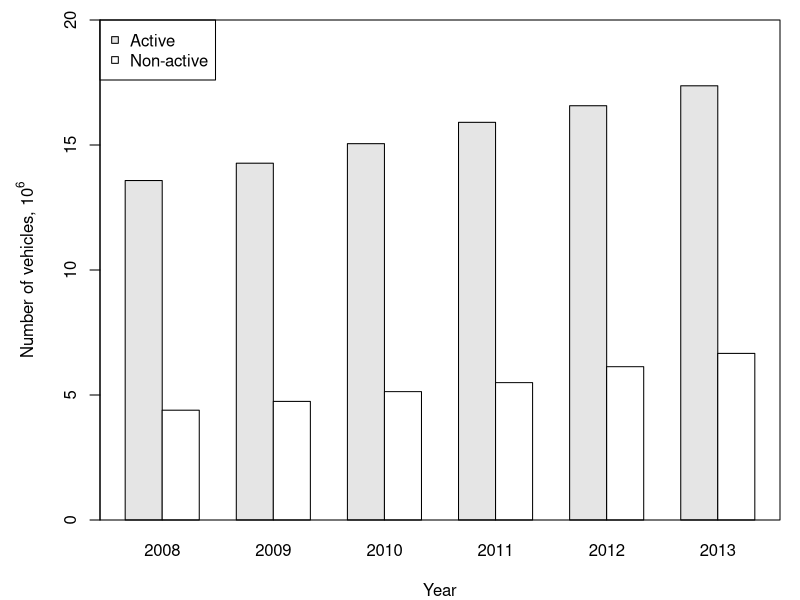
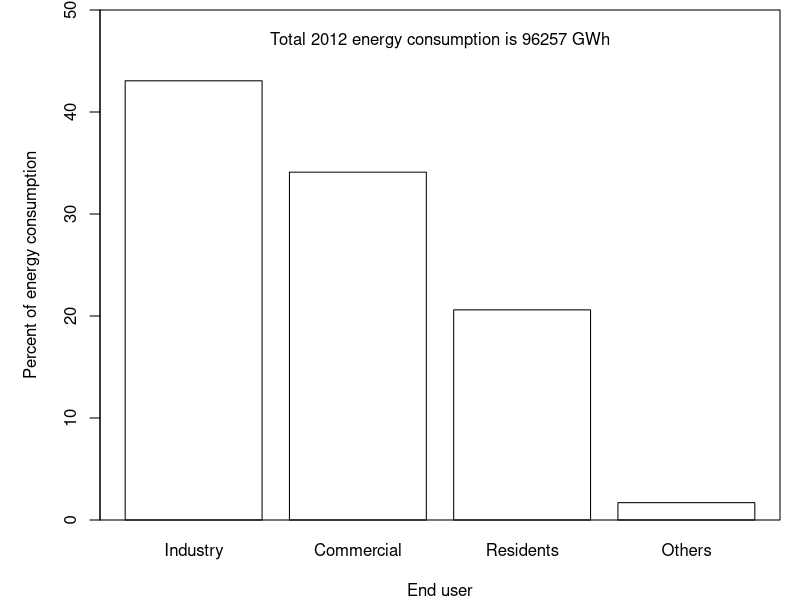
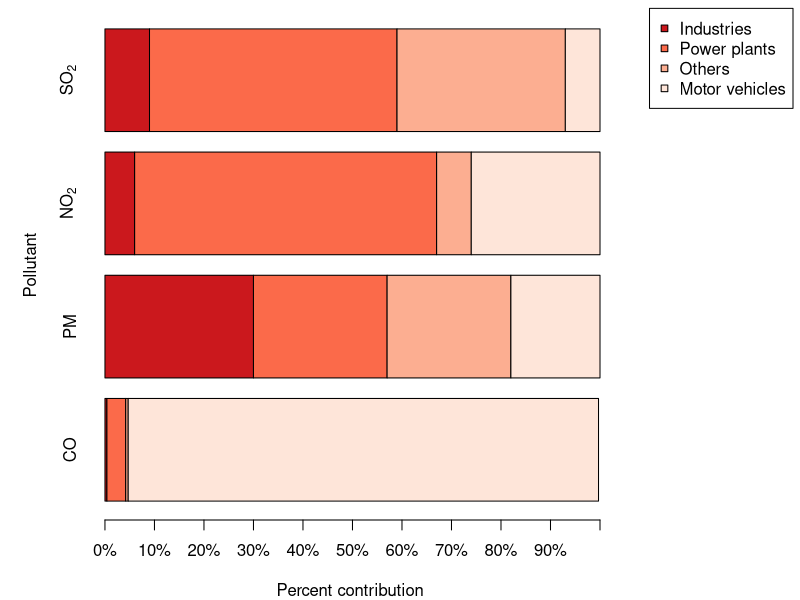

Generate these figures, in order, with R:
### Script to plot Fig. 2 a

library(RColorBrewer)

## Import data
active_non_active <- read.csv('data/active_non_active.csv',sep=',',header=TRUE)
# To transpose
active_non_active <- t(active_non_active)
# rename header[row,column],using 1st row
colnames(active_non_active) <- active_non_active[1,]
# remove 1st row,-1 remove 1st row
active_non_active <- active_non_active[-1,]
## To plot the barplot
png(filename='fig/fig_2_active_non_active.png',height=8,width= 16,units='cm',
    res = 400)
# To set margins and legend position
par(xpd=TRUE,mar=c(4,5,1,1))
barplot(active_non_active/1000000,
        ylab=expression(paste("Number of vehicles, 10"^"6")),
        beside = TRUE,col=c('grey90','white'),
        names=c('2008','2009','2010','2011','2012','2013'),ylim =c(0,20),
        xlab = 'Year')
legend('topleft',col=c('black','black'),pt.bg=c('grey90','white'),pch=c(22,22),
       legend=c('Active','Non-active'))
#box for barplot
box()
dev.off()

### Script to plot Fig. 2 b
## Import the data
energy_use <- read.csv('data/energy_use.csv',header = TRUE)

## To plot barplot
png(filename='fig/fig_2_energy.png',height=8,width= 16,units='cm',
    res = 400)
# To set margins and legend position
par(xpd=TRUE,mar=c(4,5,0.5,1))

barplot(energy_use$energy_use_percent,col='white',ylim = c(0,50),
        names.arg = c('Industry','Commercial','Residents','Others'),
        ylab = 'Percent of energy consumption', xlab = 'End user')
text(x = 2.5, y = 47, 'Total 2012 energy consumption is 96257 GWh')
box()
dev.off()
### Script to plot Fig. 2 c

## Import data and graph stacked bar plot
criteria_pollutants <- read.csv("data/criteria_pollutants.csv", header=TRUE)
# Rename the headers; rename header[row,column],using 1st row
rownames(criteria_pollutants) <- criteria_pollutants[,1]
# Remove 1st row,-1 remove 1st and 2nd rows
criteria_pollutants <- criteria_pollutants[,-c(1:2)]

# Change all values to numeric type
criteria_pollutants$CO <- as.numeric(criteria_pollutants$CO)
criteria_pollutants$PM <- as.numeric(criteria_pollutants$PM)
criteria_pollutants$SO2 <- as.numeric(criteria_pollutants$SO2)
criteria_pollutants$NO2 <- as.numeric(criteria_pollutants$NO2)
criteria_pollutants <- as.matrix(criteria_pollutants)

## To plot the barplot
png(filename='fig/fig_2_pollutants.png',height=8,width= 16,units='cm',
    res = 400)
# To set margins and legend position
par(xpd=TRUE,mar=c(4,5,0.5,10))
# To set color for 4 colors
cols <- brewer.pal(4, 'Reds')
pal <- colorRampPalette(cols)

barplot(criteria_pollutants,
        col=sort(pal(4)),horiz=TRUE,xaxt='n',
        names.arg = c('CO','PM', expression(paste('NO'['2'])),
                      expression(paste('SO'['2']))),
        xlab = 'Percent contribution', ylab = 'Pollutant')

# grid(ny=NA,nx=10,col='grey20',lty='dotted')
axis(side=1,at=c(0,10,20,30,40,50,60,70,80,90,100),
     labels = c('0%','10%','20%','30%','40%','50%','60%','70%','80%','90%','100%'))

legend(110,5,col=c('black','black','black','black'),
       pch=c(22,22,22,22),pt.bg = sort(pal(4)),
       legend=c('Industries','Power plants',
                'Others','Motor vehicles'),cex = 1)
dev.off()
